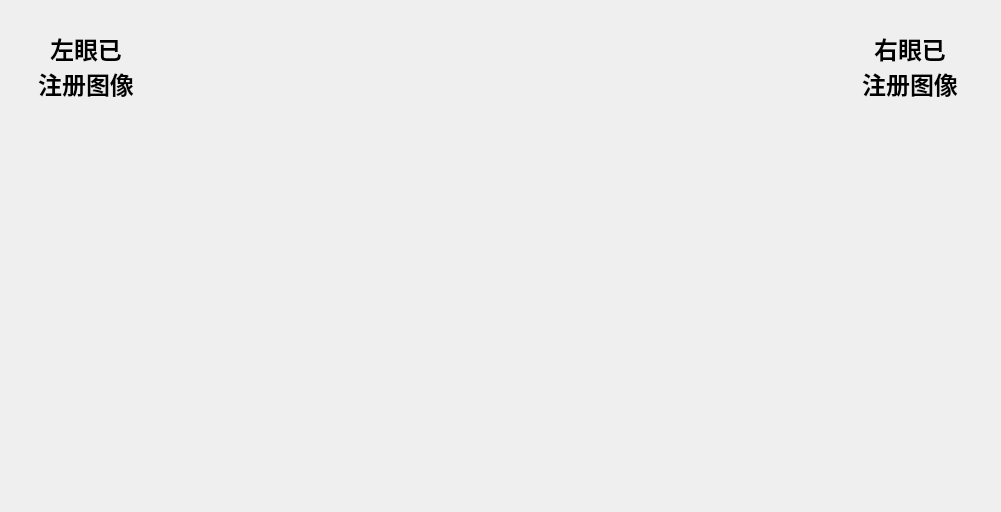
    <widget class="QWidget" name="widgetDisplayIm" native="true">
     <property name="minimumSize">
      <size>
       <width>0</width>
       <height>0</height>
      </size>
     </property>
     <property name="maximumSize">
      <size>
       <width>1024</width>
       <height>1024</height>
      </size>
     </property>
     <layout class="QGridLayout" name="gridLayout_2">
      <property name="leftMargin">
       <number>6</number>
      </property>
      <property name="topMargin">
       <number>3</number>
      </property>
      <item row="0" column="0">
       <layout class="QHBoxLayout" name="horizontalLayout_4">
        <property name="spacing">
         <number>0</number>
        </property>
        <item>
         <layout class="QVBoxLayout" name="verticalLayout_3">
          <property name="spacing">
           <number>0</number>
          </property>
          <item>
           <widget class="QLabel" name="labLeftStr">
            <property name="sizePolicy">
             <sizepolicy hsizetype="Fixed" vsizetype="Fixed">
              <horstretch>0</horstretch>
              <verstretch>0</verstretch>
             </sizepolicy>
            </property>
            <property name="minimumSize">
             <size>
              <width>160</width>
              <height>120</height>
             </size>
            </property>
            <property name="maximumSize">
             <size>
              <width>160</width>
              <height>120</height>
             </size>
            </property>
            <property name="font">
             <font>
              <pointsize>18</pointsize>
              <weight>75</weight>
              <bold>true</bold>
             </font>
            </property>
            <property name="autoFillBackground">
             <bool>false</bool>
            </property>
            <property name="frameShape">
             <enum>QFrame::NoFrame</enum>
            </property>
            <property name="text">
             <string>左眼已
注册图像</string>
            </property>
            <property name="alignment">
             <set>Qt::AlignCenter</set>
            </property>
           </widget>
          </item>
          <item>
           <widget class="QLabel" name="labLeft1">
            <property name="sizePolicy">
             <sizepolicy hsizetype="Preferred" vsizetype="Fixed">
              <horstretch>0</horstretch>
              <verstretch>0</verstretch>
             </sizepolicy>
            </property>
            <property name="minimumSize">
             <size>
              <width>160</width>
              <height>120</height>
             </size>
            </property>
            <property name="maximumSize">
             <size>
              <width>160</width>
              <height>120</height>
             </size>
            </property>
            <property name="autoFillBackground">
             <bool>false</bool>
            </property>
            <property name="frameShape">
             <enum>QFrame::NoFrame</enum>
            </property>
            <property name="text">
             <string/>
            </property>
            <property name="pixmap">
             <pixmap resource="ikembx00.qrc">:/image/grayEye.png</pixmap>
            </property>
            <property name="scaledContents">
             <bool>false</bool>
            </property>
            <property name="alignment">
             <set>Qt::AlignCenter</set>
            </property>
           </widget>
          </item>
          <item>
           <widget class="QLabel" name="labLeft2">
            <property name="sizePolicy">
             <sizepolicy hsizetype="Preferred" vsizetype="Fixed">
              <horstretch>0</horstretch>
              <verstretch>0</verstretch>
             </sizepolicy>
            </property>
            <property name="minimumSize">
             <size>
              <width>160</width>
              <height>120</height>
             </size>
            </property>
            <property name="maximumSize">
             <size>
              <width>160</width>
              <height>120</height>
             </size>
            </property>
            <property name="autoFillBackground">
             <bool>false</bool>
            </property>
            <property name="frameShape">
             <enum>QFrame::NoFrame</enum>
            </property>
            <property name="text">
             <string/>
            </property>
            <property name="pixmap">
             <pixmap resource="ikembx00.qrc">:/image/grayEye.png</pixmap>
            </property>
            <property name="alignment">
             <set>Qt::AlignCenter</set>
            </property>
           </widget>
          </item>
          <item>
           <widget class="QLabel" name="labLeft3">
            <property name="sizePolicy">
             <sizepolicy hsizetype="Fixed" vsizetype="Fixed">
              <horstretch>0</horstretch>
              <verstretch>0</verstretch>
             </sizepolicy>
            </property>
            <property name="minimumSize">
             <size>
              <width>160</width>
              <height>120</height>
             </size>
            </property>
            <property name="maximumSize">
             <size>
              <width>160</width>
              <height>120</height>
             </size>
            </property>
            <property name="autoFillBackground">
             <bool>false</bool>
            </property>
            <property name="frameShape">
             <enum>QFrame::NoFrame</enum>
            </property>
            <property name="text">
             <string/>
            </property>
            <property name="pixmap">
             <pixmap resource="ikembx00.qrc">:/image/grayEye.png</pixmap>
            </property>
            <property name="alignment">
             <set>Qt::AlignCenter</set>
            </property>
           </widget>
          </item>
         </layout>
        </item>
        <item>
         <widget class="QLabel" name="labRealTimeIm">
          <property name="sizePolicy">
           <sizepolicy hsizetype="Fixed" vsizetype="Fixed">
            <horstretch>0</horstretch>
            <verstretch>0</verstretch>
           </sizepolicy>
          </property>
          <property name="minimumSize">
           <size>
            <width>664</width>
            <height>498</height>
           </size>
          </property>
          <property name="maximumSize">
           <size>
            <width>664</width>
            <height>498</height>
           </size>
          </property>
          <property name="frameShape">
           <enum>QFrame::NoFrame</enum>
          </property>
          <property name="text">
           <string/>
          </property>
          <property name="alignment">
           <set>Qt::AlignCenter</set>
          </property>
         </widget>
        </item>
        <item>
         <layout class="QVBoxLayout" name="verticalLayout_4">
          <property name="spacing">
           <number>0</number>
          </property>
          <item>
           <widget class="QLabel" name="labRightStr">
            <property name="sizePolicy">
             <sizepolicy hsizetype="Fixed" vsizetype="Fixed">
              <horstretch>0</horstretch>
              <verstretch>0</verstretch>
             </sizepolicy>
            </property>
            <property name="minimumSize">
             <size>
              <width>160</width>
              <height>120</height>
             </size>
            </property>
            <property name="maximumSize">
             <size>
              <width>160</width>
              <height>120</height>
             </size>
            </property>
            <property name="font">
             <font>
              <pointsize>18</pointsize>
              <weight>75</weight>
              <bold>true</bold>
             </font>
            </property>
            <property name="autoFillBackground">
             <bool>false</bool>
            </property>
            <property name="frameShape">
             <enum>QFrame::NoFrame</enum>
            </property>
            <property name="text">
             <string>右眼已
注册图像</string>
            </property>
            <property name="alignment">
             <set>Qt::AlignCenter</set>
            </property>
           </widget>
          </item>
          <item>
           <widget class="QLabel" name="labRight1">
            <property name="sizePolicy">
             <sizepolicy hsizetype="Preferred" vsizetype="Fixed">
              <horstretch>0</horstretch>
              <verstretch>0</verstretch>
             </sizepolicy>
            </property>
            <property name="minimumSize">
             <size>
              <width>160</width>
              <height>120</height>
             </size>
            </property>
            <property name="maximumSize">
             <size>
              <width>160</width>
              <height>120</height>
             </size>
            </property>
            <property name="autoFillBackground">
             <bool>false</bool>
            </property>
            <property name="frameShape">
             <enum>QFrame::NoFrame</enum>
            </property>
            <property name="text">
             <string/>
            </property>
            <property name="pixmap">
             <pixmap resource="ikembx00.qrc">:/image/grayEye.png</pixmap>
            </property>
            <property name="alignment">
             <set>Qt::AlignCenter</set>
            </property>
           </widget>
          </item>
          <item>
           <widget class="QLabel" name="labRight2">
            <property name="sizePolicy">
             <sizepolicy hsizetype="Preferred" vsizetype="Fixed">
              <horstretch>0</horstretch>
              <verstretch>0</verstretch>
             </sizepolicy>
            </property>
            <property name="minimumSize">
             <size>
              <width>160</width>
              <height>120</height>
             </size>
            </property>
            <property name="maximumSize">
             <size>
              <width>160</width>
              <height>120</height>
             </size>
            </property>
            <property name="autoFillBackground">
             <bool>false</bool>
            </property>
            <property name="frameShape">
             <enum>QFrame::NoFrame</enum>
            </property>
            <property name="text">
             <string/>
            </property>
            <property name="pixmap">
             <pixmap resource="ikembx00.qrc">:/image/grayEye.png</pixmap>
            </property>
            <property name="alignment">
             <set>Qt::AlignCenter</set>
            </property>
           </widget>
          </item>
          <item>
           <widget class="QLabel" name="labRight3">
            <property name="sizePolicy">
             <sizepolicy hsizetype="Fixed" vsizetype="Fixed">
              <horstretch>0</horstretch>
              <verstretch>0</verstretch>
             </sizepolicy>
            </property>
            <property name="minimumSize">
             <size>
              <width>160</width>
              <height>120</height>
             </size>
            </property>
            <property name="maximumSize">
             <size>
              <width>160</width>
              <height>120</height>
             </size>
            </property>
            <property name="autoFillBackground">
             <bool>false</bool>
            </property>
            <property name="frameShape">
             <enum>QFrame::NoFrame</enum>
            </property>
            <property name="text">
             <string/>
            </property>
            <property name="pixmap">
             <pixmap resource="ikembx00.qrc">:/image/grayEye.png</pixmap>
            </property>
            <property name="alignment">
             <set>Qt::AlignCenter</set>
            </property>
           </widget>
          </item>
         </layout>
        </item>
       </layout>
      </item>
     </layout>
    </widget>
